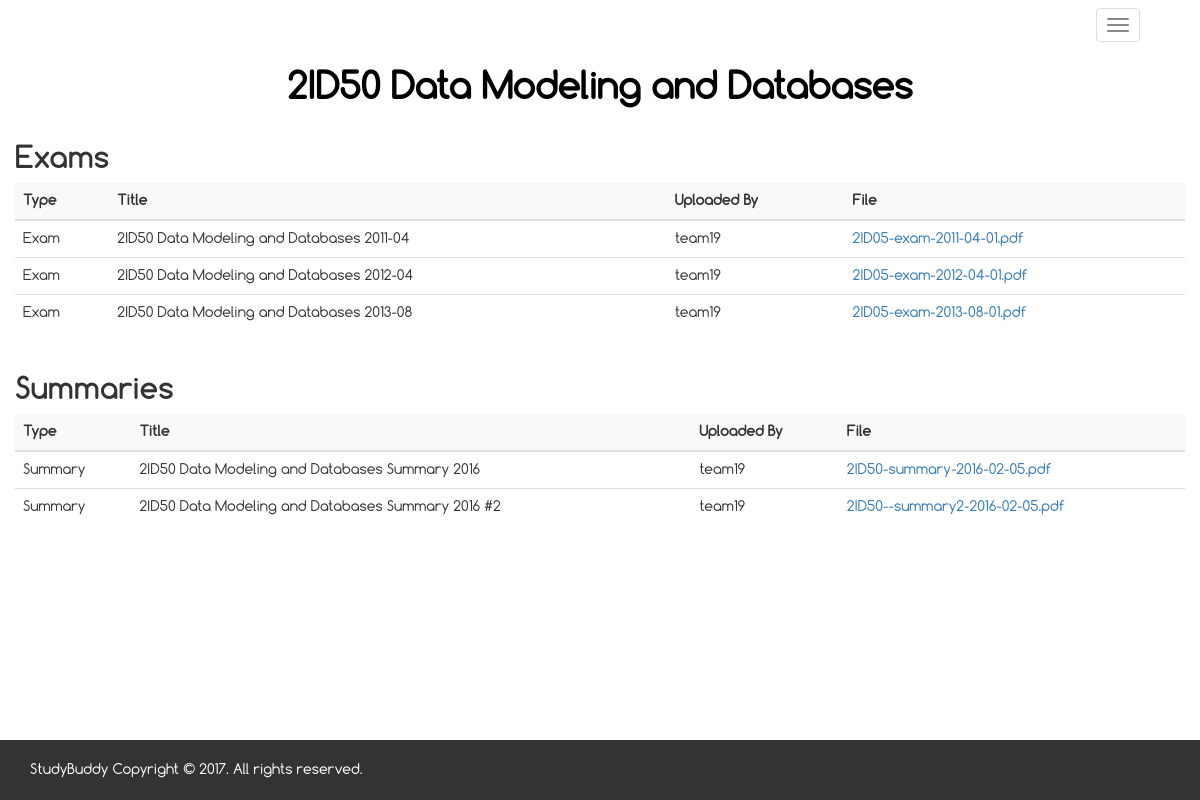
/course/15/, run on the app's committed database.
### main/models.py (models this page shows, shortened)
class Course(models.Model):
    name = models.CharField(max_length=70)
    course_id = models.CharField(max_length=10, default="")
    major = models.CharField(
        max_length=45,
        choices= (
        ('bachelorcollege', 'Bachelor College'),
        ('appliedmathematics', 'Applied Mathematics'),
        ('appliedphysics', 'Applied Physics'),
        ('architecture', 'Architecture, Urbanism and Building Sciences'),
        ('automotive', 'Automotive'),
        ('biomedicalengineering', 'Biomedical Engineering'),
        ('chemicalengineering', 'Chemical Engineering'),
        ('computerscience', 'Computer Science'),
        ('electricalengineering', 'Electrical Engineering'),
        ('industrialdesign', 'Industrial Design'),
        ('industrialengineering', 'Industrial Engineering'),
        ('mechanicalengineering', 'Mechanical Engineering'),
        ('psychologyandtechnology', 'Psychology and Technology'),
        ('sustainableinnovation', 'Sustainable Innovation'),
        ),
        default='computerscience',
        )
    def __str__(self):
        return self.name

class Resource(models.Model):
    uploadedBy = models.ForeignKey('auth.User')
    title = models.CharField(max_length=200)
    resourcefile = models.FileField(blank=False, default="")
    major = models.CharField(
        max_length=45,
        choices= (
        ('bachelorcollege', 'Bachelor College'),
        ('appliedmathematics', 'Applied Mathematics'),
        ('appliedphysics', 'Applied Physics'),
        ('architecture', 'Architecture, Urbanism and Building Sciences'),
        ('automotive', 'Automotive'),
        ('biomedicalengineering', 'Biomedical Engineering'),
        ('chemicalengineering', 'Chemical Engineering'),
        ('computerscience', 'Computer Science'),
        ('electricalengineering', 'Electrical Engineering'),
        ('industrialdesign', 'Industrial Design'),
        ('industrialengineering', 'Industrial Engineering'),
        ('mechanicalengineering', 'Mechanical Engineering'),
        ('psychologyandtechnology', 'Psychology and Technology'),
        ('sustainableinnovation', 'Sustainable Innovation'),
        ),
        )
    course = models.ForeignKey(Course)
    resourcetype = models.CharField(
        max_length=45,
        choices= (
        ('Summary', 'Summary'),
        ('Exam', 'Exam'),
        ),
        default='Summary',
        )
    upload_date = models.DateTimeField(
            blank=True, null=True)
    class Meta:
        ordering = ['course']

### main/views.py (the view)
# urls.py: url(r'^course/(?P<pk>\d+)/$', views.course, name='course'),
def course(request, pk):
    if request.method == "POST":
        form = UserForm(request.POST)
        if form.is_valid():
            new_user = User.objects.create_user(**form.cleaned_data)
            login(request, new_user)
            return redirect('course', pk=pk)
    else:
        form = UserForm()
    course = get_object_or_404(Course, pk=pk)
    resources = Resource.objects.filter(course__name = course)
    summaries = Resource.objects.filter(course__name = course).filter(resourcetype = "Summary")
    exams = Resource.objects.filter(course__name = course).filter(resourcetype = "Exam")
    return render(request, 'main/course.html', {'course': course, 'resources': resources, 'summaries': summaries, 'exams': exams})

### main/templates/main/course.html (shortened to what this page needs)
{% extends 'main/base.html' %} {% load staticfiles %}{% block content %}
<body>
    <div class="container-fullwidth">
        <div class="header">
            <div class="container">
                <nav id="navid" class="navbar navbar-default">
                    <div class="container-fluid">
                        <div class="navbar-header">
                            <button type="button" class="navbar-toggle collapsed" data-toggle="collapse" data-target="#bs-example-navbar-collapse-1" aria-expanded="false">
                            <span class="icon-bar"></span>
                            <span class="icon-bar"></span>
                            <span class="icon-bar"></span>
                          </button>
                            <a class="navbar-brand" href="{% url 'index' %}">StudyBuddy</a>
                        </div>
                    </div>
                </nav>
            </div>
        </div>
    </div>
    <div class="container-fluid coursecon">
        <div class="row container-course">
            <h1 style="font-weight: 600; color: black;">{{course.course_id}} {{course.name}}</h1>
        </div>
    </div>
    <div class="container">
        {% if resources %} {% if exams %}
        <div class="row">
            <h2 style="font-family: 'Comfortaa-Bold';">Exams</h2>
            <table class="table hoverTable">
                <thead>
                    <tr>
                        <th>Type</th>
                        <th>Title</th>
                        <th>Uploaded By</th>
                        <th>File</th>
                    </tr>
                </thead>
                <tbody>
                    {% for res in exams%}
                    <tr onclick="window.document.location='{{res.resourcefile.url}}'">
                        <td scope="row">{{res.resourcetype}}</td>
                        <td>{{res.title}}</td>
                        <td>{{res.uploadedBy}}</td>
                        <td><a href="{{res.resourcefile.url}}">{{res.resourcefile}}</a></td>
                    </tr>
                    {% endfor %}
                </tbody>
            </table>
        </div>
        {% endif %} {% if summaries %}
        <div class="row">
            <h2 style="font-family: 'Comfortaa-Bold';">Summaries</h2>
            <table class="table hoverTable">
                <thead>
                    <tr>
                        <th>Type</th>
                        <th>Title</th>
                        <th>Uploaded By</th>
                        <th>File</th>
                    </tr>
                </thead>
                <tbody>
                    {% for res in summaries%}
                    <tr onclick="window.document.location='{{res.resourcefile.url}}'">
                        <td scope="row">{{res.resourcetype}}</td>
                        <td>{{res.title}}</td>
                        <td>{{res.uploadedBy}}</td>
                        <td><a href="{{res.resourcefile.url}}">{{res.resourcefile}}</a></td>
                    </tr>
                    {% endfor %}
                </tbody>
            </table>
        </div>
        {% endif %} {% endif %}
    </div>
    <footer class='container-fullwidth footer' id="footer">
        <div class="container">
            <p>StudyBuddy Copyright &copy; 2017. All rights reserved.
            </p>
        </div>
    </footer>
</body>
{% endblock %}

### main/static/css/mycss.css (style rules this page uses)
@media (max-width: 1200px) { .navbar-header { float: none; } }
@media (max-width: 1200px) { .navbar-toggle { display: block; } }
body, html { font-family: Comfortaa-Regular; }
html { position: relative; min-height: 100%; }
body { margin-bottom: 55px; }
.hoverTable > thead > tr { background-color: #f9f9f9; }
html, body { overflow-x: hidden; overflow-y: auto; }
a.navbar-brand { font-family: Comfortaa-Bold; font-size: 2.2em; }
.hoverTable td { padding: 7px; }
.footer { position: absolute; bottom: 0; width: 100%; height: 60px; background-color: #f5f5f5; }
.header { background-image: url("http://blogs.yis.ac.jp/21boweringk/files/2015/11/cropped-html-color-codes-color-tutorials-hero-00e10b1f-25giert.jpg"); background-size: cover; }
.navbar-default { background: none; padding: 0; margin: 0; border: none; box-shadow: none; }
#navid a { color: #FFF; }
#footer { width: 100%; background: #333; color: #FFF; padding: 20px 0; }
.container-course { background-image: url("https://upload.wikimedia.org/wikipedia/commons/thumb/4/40/Blue_globe_banner.svg/2000px-Blue_globe_banner.svg.png"); background-size: cover; background-position: center; }
.coursecon { text-align: center; }
p, ul, li, div, nav { padding: 0; margin: 0; }

### data on the page
Course: course_id "2ID50", name "Data Modeling and Databases"
Resource: resourcetype "Exam", title "2ID50 Data Modeling and Databases 2011-04", uploadedBy "team19", resourcefile "2ID05-exam-2011-04-01.pdf"
Resource: resourcetype "Exam", title "2ID50 Data Modeling and Databases 2012-04", uploadedBy "team19", resourcefile "2ID05-exam-2012-04-01.pdf"
Resource: resourcetype "Exam", title "2ID50 Data Modeling and Databases 2013-08", uploadedBy "team19", resourcefile "2ID05-exam-2013-08-01.pdf"
Resource: resourcetype "Summary", title "2ID50 Data Modeling and Databases Summary 2016", uploadedBy "team19", resourcefile "2ID50-summary-2016-02-05.pdf"
Resource: resourcetype "Summary", title "2ID50 Data Modeling and Databases Summary 2016 #2", uploadedBy "team19", resourcefile "2ID50--summary2-2016-02-05.pdf"
